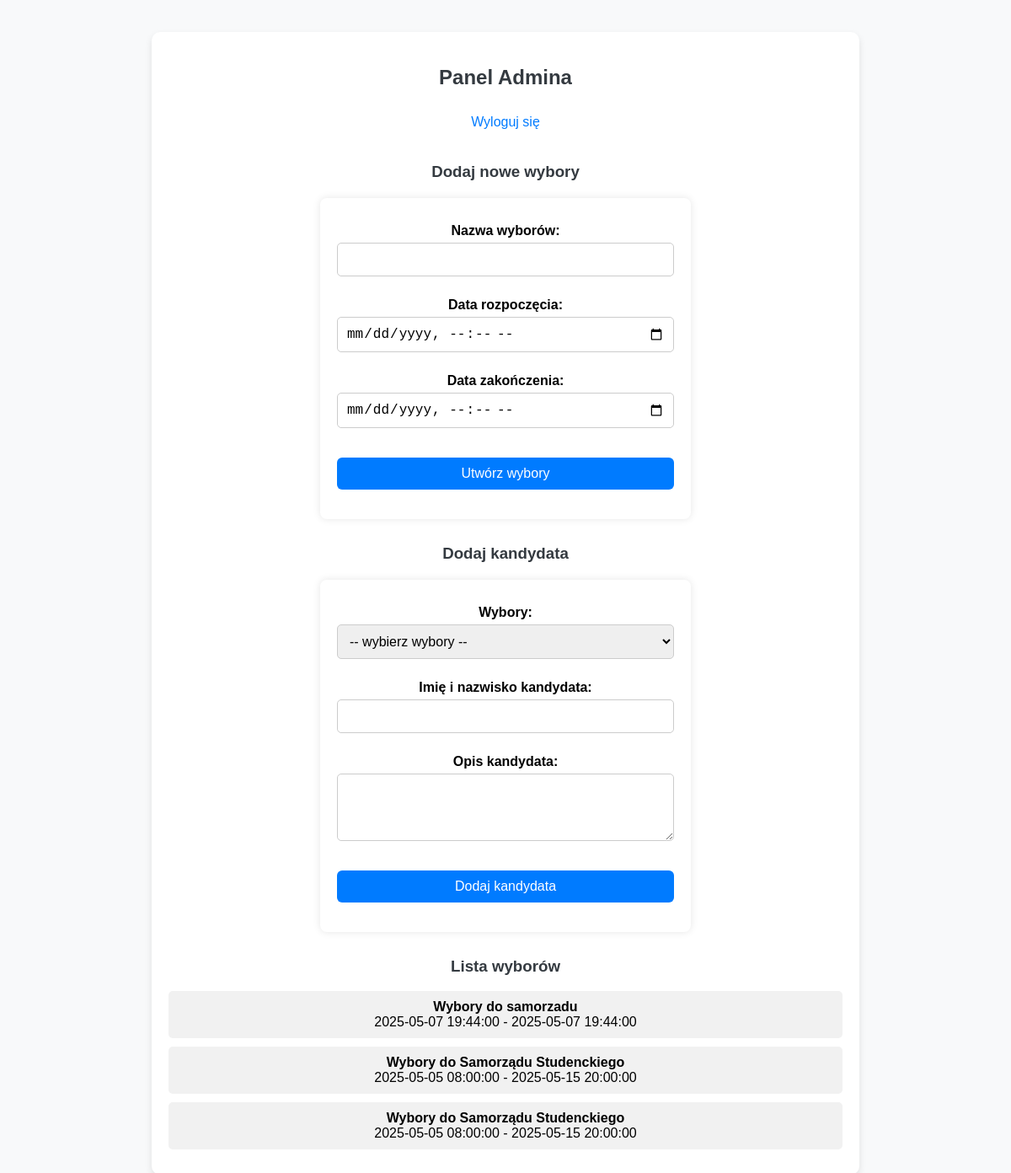
The app's page /wybory_portal-main/admin_panel.php (signed in) with its own data.
### tables this page shows
CREATE TABLE `elections` (
  `id` int(11) NOT NULL,
  `name` varchar(255) DEFAULT NULL,
  `start_time` datetime DEFAULT NULL,
  `end_time` datetime DEFAULT NULL
);

### wybory_portal-main/admin_panel.php (the view, shortened to what this page needs)
<?php
include 'db.php';
$elections = $conn->query("SELECT * FROM elections ORDER BY id DESC");
?>
<!DOCTYPE html>
<html lang="pl">
<head>
    <link rel="stylesheet" href="css/style.css">
</head>
<body>
<div class="container">
    <h2>Panel Admina</h2>
    <a href="logout.php" class="logout-link">Wyloguj się</a>
    <h3>Dodaj nowe wybory</h3>
    <form method="POST">
        <label>Nazwa wyborów:</label>
        <input type="text" name="election_name" required>
        <label>Data rozpoczęcia:</label>
        <input type="datetime-local" name="start_time" required>
        <label>Data zakończenia:</label>
        <input type="datetime-local" name="end_time" required>
        <button type="submit" name="create_election">Utwórz wybory</button>
    </form>
    <h3>Dodaj kandydata</h3>
    <form method="POST">
        <label>Wybory:</label>
        <select name="election_id" required>
            <option value="">-- wybierz wybory --</option>
        </select>
        <label>Imię i nazwisko kandydata:</label>
        <input type="text" name="candidate_name" required>
        <label>Opis kandydata:</label>
        <textarea name="candidate_description" required></textarea>
        <button type="submit" name="add_candidate">Dodaj kandydata</button>
    </form>
    <h3>Lista wyborów</h3>
    <?php while ($row = $elections->fetch_assoc()): ?>
        <div class="election-item">
            <strong><?= htmlspecialchars($row['name']) ?></strong><br>
            <?= $row['start_time'] ?> - <?= $row['end_time'] ?>
        </div>
    <?php endwhile; ?>
</div>
</body>
</html>

### wybory_portal-main/css/style.css (style rules this page uses)
body { font-family: Arial, sans-serif; background-color: #f2f2f2; text-align: center; padding: 30px; }
h2 { margin-bottom: 20px; }
form { background-color: white; padding: 20px; margin: 20px auto; width: 100%; max-width: 400px; border-radius: 8px; box-shadow: 0 0 10px rgba(0, 0, 0, 0.1); }
input, select, button, textarea { display: block; width: 100%; margin-bottom: 15px; padding: 10px; font-size: 16px; border-radius: 4px; border: 1px solid #ccc; box-sizing: border-box; }
button { background-color: #007bff; color: white; border: none; cursor: pointer; }
a { display: inline-block; margin-top: 10px; color: #007bff; text-decoration: none; }
body { font-family: Arial, sans-serif; padding: 30px; background-color: #f8f9fa; }
h2, h3 { color: #343a40; }
.container { max-width: 900px; margin: 0 auto; background-color: #fff; padding: 25px; border-radius: 10px; box-shadow: 0 2px 10px rgba(0,0,0,0.1); }
form { margin-bottom: 30px; }
label { display: block; margin-top: 10px; font-weight: bold; }
input[type="text"], input[type="datetime-local"], textarea, select { width: 100%; padding: 10px; margin-top: 5px; border-radius: 5px; border: 1px solid #ccc; font-size: 16px; }
textarea { resize: vertical; height: 80px; }
button { margin-top: 15px; padding: 10px 20px; background-color: #007BFF; border: none; color: white; font-size: 16px; border-radius: 5px; cursor: pointer; }
.election-item { margin-bottom: 10px; padding: 10px; background: #f1f1f1; border-radius: 5px; }
.logout-link { display: inline-block; margin-bottom: 20px; color: #007BFF; text-decoration: none; }
.container { max-width: 500px; margin: auto; padding: 30px; background: #f8f9fa; border-radius: 10px; margin-top: 50px; box-shadow: 0 4px 10px rgba(0,0,0,0.1); }
form { display: flex; flex-direction: column; }
label { margin-top: 10px; font-weight: bold; }
input { padding: 10px; margin-top: 5px; border: 1px solid #ccc; border-radius: 6px; }
button { margin-top: 20px; padding: 10px; background-color: #007bff; border: none; color: white; border-radius: 6px; cursor: pointer; }
body { font-family: Arial, sans-serif; padding: 30px; }
h2 { margin-bottom: 20px; color: #343a40; }
.container { max-width: 800px; margin: 0 auto; background-color: #ffffff; padding: 20px; border-radius: 10px; box-shadow: 0 4px 8px rgba(0, 0, 0, 0.1); }

### records on screen
elections: name "Wybory do samorzadu", start_time "2025-05-07 19:44:00", end_time "2025-05-07 19:44:00"
elections: name "Wybory do Samorządu Studenckiego", start_time "2025-05-05 08:00:00", end_time "2025-05-15 20:00:00"
elections: name "Wybory do Samorządu Studenckiego", start_time "2025-05-05 08:00:00", end_time "2025-05-15 20:00:00"
